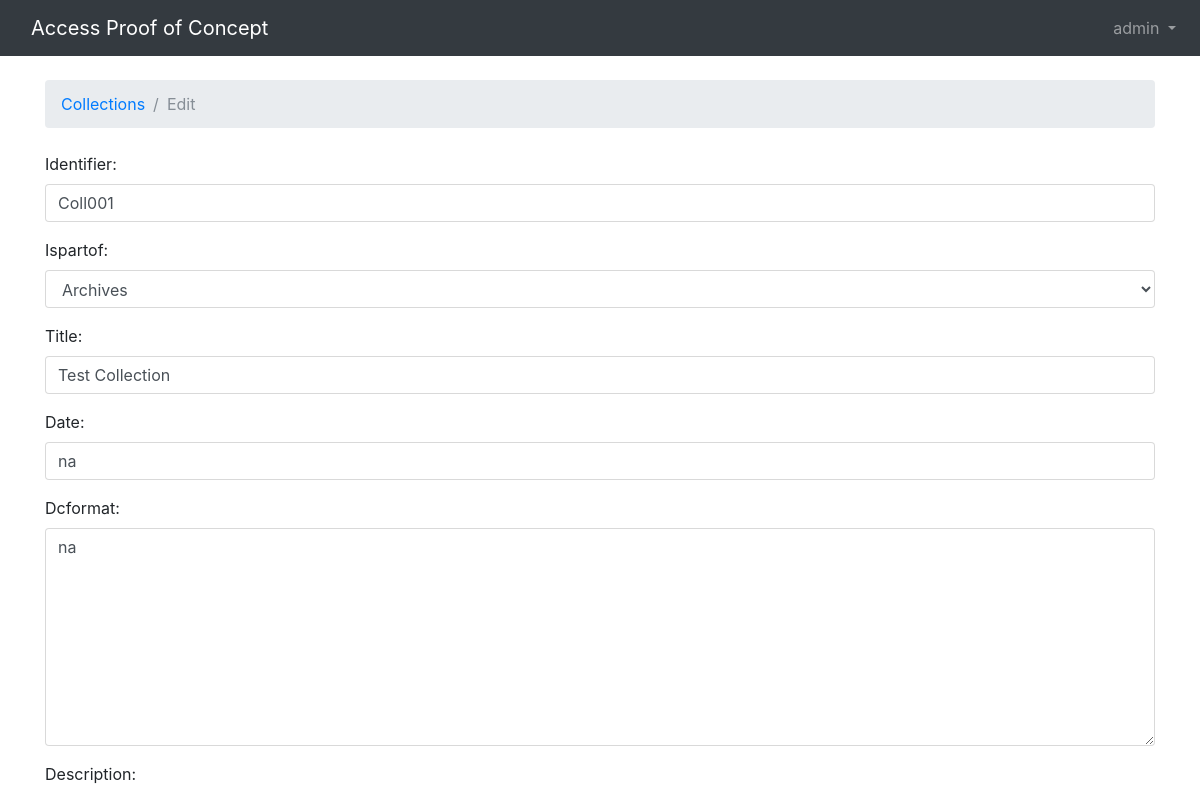
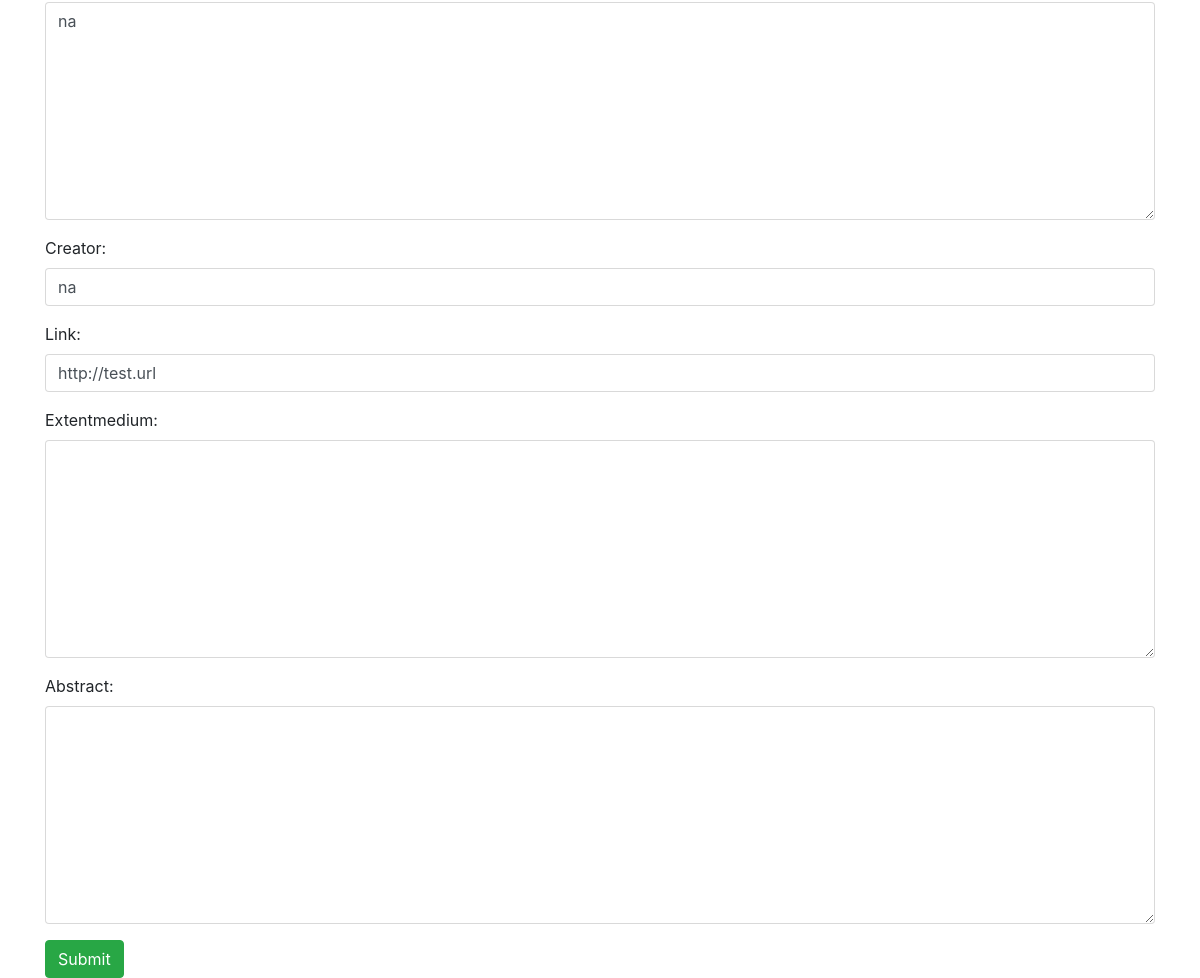
/collection/Coll001/edit/ (signed in), run on the app's committed database (2 pictures, top to bottom).
### dips/models.py (models this page shows, shortened)
class Collection(models.Model):
	identifier = models.CharField(max_length=50, primary_key=True)
	ispartof = models.ForeignKey(Department, related_name='collections')
	title = models.CharField(max_length=200, blank=True)
	creator = models.CharField(max_length=200, blank=True)
	subject = models.CharField(max_length=200, blank=True)
	description = models.TextField(blank=True)
	publisher = models.CharField(max_length=200, blank=True)
	contributor = models.CharField(max_length=200, blank=True)
	date = models.CharField(max_length=21, blank=True)
	dctype = models.CharField(max_length=200, blank=True)
	dcformat = models.TextField(blank=True)
	source = models.CharField(max_length=200, blank=True)
	language = models.CharField(max_length=20, blank=True)
	coverage = models.CharField(max_length=200, blank=True)
	rights = models.CharField(max_length=200, blank=True)
	link = models.URLField()

### dips/views.py (the view)
# urls.py: url(r'^collection/(?P<identifier>[\w\.-_]+)/edit/$', views.edit_collection, name='edit_collection'),
@login_required(login_url='/login/')
def edit_collection(request, identifier):
    if request.user.groups.filter(name__in=['Edit Collections and DIPs']).exists() or request.user.is_superuser:
        instance = get_object_or_404(Collection, identifier=identifier)
        form = CollectionForm(request.POST or None, instance=instance)
        if form.is_valid():
            form.save()
            return redirect('collection', identifier=identifier)
        return render(request, 'edit_collection.html', {'form': form})
    else:
        return redirect('collection', identifier=identifier)

### dips/forms.py
class CollectionForm(forms.ModelForm):
    extentmedium = forms.CharField(widget=forms.Textarea(), max_length=4000)
    abstract = forms.CharField(widget=forms.Textarea(), max_length=4000)
    class Meta:
        model = Collection
        fields = ['identifier', 'ispartof', 'title', 'date', 'dcformat',
        'description', 'creator', 'link']

### dips/models.py (called while the page is built)
	def __str__(self):
		return self.name

### templates/edit_collection.html (shortened to what this page needs)
{% extends 'base.html' %}
{% load widget_tweaks %}
{% block breadcrumb %}
  <li class="breadcrumb-item"><a href="{% url 'home' %}">Collections</a></li>
  <li class="breadcrumb-item active">Edit</li>
{% endblock %}
{% block content %}
  <form method="post" novalidate>
    {% include 'includes/form.html' %}
    <button type="submit" class="btn btn-success">Submit</button>
  </form>
{% endblock %}

### templates/base.html (shortened to what this page needs)
{% load static %}{% load custom_tags %}
<!DOCTYPE html>
<html>
  <head>
    <link rel="stylesheet" href="{% static 'css/bootstrap.min.css' %}">
    <link rel="stylesheet" href="{% static 'css/custom.css' %}">
    <link rel="stylesheet" href="{% static 'css/datatables.min.css' %}">
  </head>
  <body>
    <nav class="navbar navbar-expand-lg navbar-dark bg-dark">
      <div class="container">
        <a class="navbar-brand" href="{% url 'home' %}">Access Proof of Concept</a>
      </div>
    <div class="collapse navbar-collapse" id="mainMenu">
      {% if user.is_superuser %}
      <ul class="navbar-nav ml-auto">
        <li class="nav-item dropdown">
          <a class="nav-link dropdown-toggle" href="#" id="userMenu" data-toggle="dropdown" aria-haspopup="true" aria-expanded="false">
            {{ user.username }}
          </a>
        </li>
      </ul>
      {% else %}
        <form class="form-inline ml-auto">
          <a href="{% url 'login' %}" class="btn btn-outline-secondary">Log in</a>
        </form>
      {% endif %}
    </div>
    </nav>
    <div class="container">
      <ol class="breadcrumb my-4">
        {% block breadcrumb %}
        {% endblock %}
      </ol>
      {% block content %}
      {% endblock %}
    </div>
  </body>
</html>

### templates/includes/form.html (shortened to what this page needs)
{% load widget_tweaks %}
{% for field in form %}
  <div class="form-group">
    {{ field.label_tag }}
    {% if form.is_bound %}
      {% if field.errors %}
        {% render_field field class="form-control is-invalid" %}
        {% for error in field.errors %}
          <div class="invalid-feedback">
            {{ error }}
          </div>
        {% endfor %}
      {% else %}
        {% render_field field class="form-control is-valid" %}
      {% endif %}
    {% else %}
      {% render_field field class="form-control" %}
    {% endif %}
  </div>
{% endfor %}

### data on the page
Collection: identifier "Coll001" "Archives" "Test Collection" "na" "na" "na" "na" "http://test.url"

### other printed values
{{ user.username }} "admin"
{{ field.label_tag }} "Identifier:" "Ispartof:" "Title:" "Date:" "Dcformat:" "Description:" "Creator:" "Link:" "Extentmedium:" "Abstract:"
